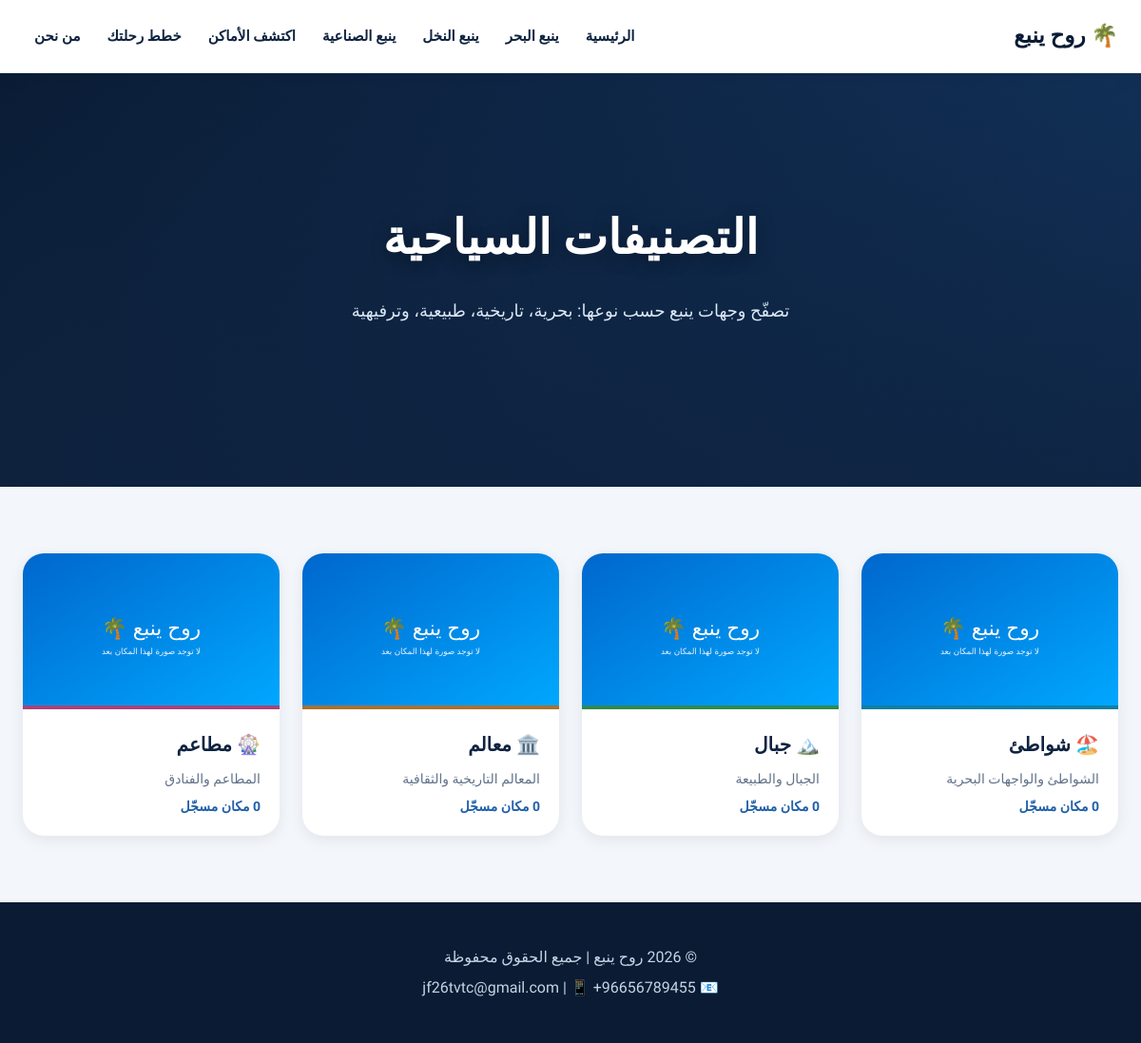
/categories.php, run on the app's committed database.
### tables this page shows
CREATE TABLE categories (
 id INT UNSIGNED AUTO_INCREMENT PRIMARY KEY,
 name VARCHAR(100) NOT NULL UNIQUE,
 description VARCHAR(255) DEFAULT '',
 created_at TIMESTAMP DEFAULT CURRENT_TIMESTAMP
);

### db.php (called while the page is built, shortened)
<?php
function category_type($categoryName) {
    $name = $categoryName;
    $map = [
        'بحرية' => ['بحر', 'شاطئ', 'شواطئ', 'كورنيش', 'مارينا'],
        'تاريخية' => ['تاريخ', 'معلم', 'معالم', 'أثر', 'قلعة', 'تراث'],
        'طبيعية' => ['طبيع', 'جبل', 'جبال', 'حديقة', 'واحة'],
        'ترفيهية' => ['ترفيه', 'مطعم', 'مطاعم', 'فندق', 'فنادق', 'منتزه'],
    ];
    foreach ($map as $type => $keywords) {
        foreach ($keywords as $kw) {
            if (mb_strpos($name, $kw) !== false) return $type;
        }
    }
    return 'عام';
}
function category_icon($categoryName) {
    $icons = ['بحرية' => '🏖️', 'تاريخية' => '🏛️', 'طبيعية' => '🏔️', 'ترفيهية' => '🎡', 'عام' => '📍'];
    return $icons[category_type($categoryName)] ?? '📍';
}
function category_slug($categoryName) {
    $slugs = ['بحرية' => 'sea', 'تاريخية' => 'history', 'طبيعية' => 'nature', 'ترفيهية' => 'fun', 'عام' => 'general'];
    return $slugs[category_type($categoryName)] ?? 'general';
}
function place_image($path) {
    return $path !== '' ? $path : 'placeholder.svg';
}
?>

### categories.php (the view, shortened to what this page needs)
<?php
include 'db.php';
$cats = $conn->query("SELECT c.*, (SELECT COUNT(*) FROM places p WHERE p.category_id=c.id) AS places_count,
    COALESCE((SELECT i.image_path FROM places p2 JOIN images i ON i.place_id=p2.id WHERE p2.category_id=c.id ORDER BY i.is_main DESC, i.id ASC LIMIT 1), '') AS cover
    FROM categories c ORDER BY c.id");
?>
<!DOCTYPE html>
<html lang="ar" dir="rtl">
<head>
    <link rel="stylesheet" href="css/style.css">
</head>
<body>
    <?php require __DIR__ . '/nav.php'; ?>
    <section class="hero">
        <div class="container">
            <h2>التصنيفات السياحية</h2>
            <p>تصفّح وجهات ينبع حسب نوعها: بحرية، تاريخية، طبيعية، وترفيهية</p>
        </div>
    </section>
    <section class="container">
        <div class="category-grid">
            <?php while ($c = $cats->fetch_assoc()): ?>
                <a class="category-card <?php echo category_slug($c['name']); ?>" href="places.php?category=<?php echo urlencode($c['name']); ?>" style="display:block;text-decoration:none;color:inherit;">
                    <img src="images/<?php echo htmlspecialchars(place_image($c['cover'])); ?>" alt="<?php echo htmlspecialchars($c['name']); ?>" style="width:100%;height:160px;object-fit:cover;display:block;">
                    <div class="cc-body">
                        <h3><?php echo category_icon($c['name']); ?> <?php echo htmlspecialchars($c['name']); ?></h3>
                        <p><?php echo htmlspecialchars($c['description']); ?></p>
                        <p style="margin-top:8px;color:var(--primary);font-weight:600;"><?php echo (int)$c['places_count']; ?> مكان مسجّل</p>
                    </div>
                </a>
            <?php endwhile; ?>
        </div>
    </section>
    <footer>
        <div class="container">
            <p>&copy; 2026 روح ينبع | جميع الحقوق محفوظة</p>
            <p>📧 jf26tvtc@gmail.com | 📱 +96656789455</p>
        </div>
    </footer>
</body>
</html>

### nav.php
<nav class="navbar site-navbar" aria-label="التنقل الرئيسي">
    <div class="container">
        <h1>🌴 روح ينبع</h1>
        <ul>
            <li><a href="index.php">الرئيسية</a></li>
            <li><a href="destination.php?area=sea">ينبع البحر</a></li>
            <li><a href="destination.php?area=nakhl">ينبع النخل</a></li>
            <li><a href="destination.php?area=industrial">ينبع الصناعية</a></li>
            <li><a href="places.php">اكتشف الأماكن</a></li>
            <li><a href="trip.php">خطط رحلتك</a></li>
            <li><a href="about.php">من نحن</a></li>
        </ul>
    </div>
</nav>

### css/style.css (style rules this page uses)
* { margin: 0; padding: 0; box-sizing: border-box; }
:root { --ink: #0f2340; --primary: #1f5fa8; --primary-light: #2f7bd0; --primary-dark: #0a1b33; --gold: #8fd0f5; --gold-light: #b5e0f8; --sand: #f3f6fa; --card: #ffffff; --muted: #62738a; --success: #1e8a5f; --danger: #c2493f; --warning: #d99a2b; --sea: #0f7fa3; --sea-bg: #e7f4f8; --history: #a9712f; --history-bg: #f8efe1; --nature: #2f8a4e; --nature-bg: #e9f6ec; --fun: #a6447a; --fun-bg: #f8e9f1; --general: #62738a; --general-bg: #eef2f7; --dark: var(--ink); --secondary: var(--gold); --deep: var(--primary-dark); --radius: 14px; --radius-lg: 22px; --shadow-sm: 0 4px 16px rgba(15, 35, 64, 0.08); --shadow-md: 0 12px 32px rgba(15, 35, 64, 0.14); --shadow-lg: 0 24px 55px rgba(15, 35, 64, 0.22); }
html { scroll-behavior: smooth; }
body { font-family: 'Cairo', 'Segoe UI', sans-serif; line-height: 1.75; color: var(--ink); background: var(--sand); }
h1, h2, h3, h4 { font-weight: 800; letter-spacing: 0; }
.container { max-width: 1240px; margin: 0 auto; padding: 0 24px; }
a { color: inherit; }
img { max-width: 100%; }
.navbar { background: var(--card); padding: 16px 0; box-shadow: 0 2px 18px rgba(15, 35, 64, 0.08); position: sticky; top: 0; z-index: 1000; border-bottom: 1px solid #e1e8f0; }
.navbar .container { display: flex; justify-content: space-between; align-items: center; }
.navbar h1 { font-size: 23px; font-weight: 800; color: var(--primary-dark); }
.navbar ul { display: flex; list-style: none; gap: 4px; align-items: center; }
.navbar ul li a { display: inline-block; padding: 9px 18px; border-radius: 999px; text-decoration: none; color: var(--ink); font-weight: 600; font-size: 15px; transition: .2s; }
.site-navbar .container { flex-wrap: wrap; gap: 12px; }
.site-navbar h1, .site-navbar a { white-space: nowrap; }
.site-navbar ul { flex-wrap: wrap; justify-content: center; }
.site-navbar ul li a { padding: 9px 12px; }
.hero { position: relative; color: white; text-align: center; padding: 130px 20px 170px; overflow: hidden; background: linear-gradient(180deg, rgba(10,27,51,.55) 0%, rgba(10,27,51,.78) 100%), var(--hero-img, linear-gradient(135deg, var(--primary-dark), var(--primary))); background-size: cover; background-position: center; }
.hero::before { content: ""; position: absolute; inset: 0; background: linear-gradient(180deg, rgba(15,35,64,.15) 0%, rgba(15,35,64,.65) 100%); }
.hero > * { position: relative; z-index: 1; }
.hero h2 { font-size: 50px; font-weight: 800; margin-bottom: 16px; text-shadow: 0 4px 20px rgba(0,0,0,0.3); }
.hero p { font-size: 18px; color: #dbe9f7; max-width: 620px; margin: 0 auto; }
section.container { margin: 70px auto; }
.category-grid { display: grid; grid-template-columns: repeat(auto-fit, minmax(250px, 1fr)); gap: 24px; }
.category-card { background: var(--card); border-radius: var(--radius-lg); overflow: hidden; box-shadow: var(--shadow-sm); transition: all 0.25s ease; }
.category-card .cc-body { padding: 20px; border-top: 4px solid var(--primary); }
.category-card.sea .cc-body { border-top-color: var(--sea); }
.category-card.history .cc-body { border-top-color: var(--history); }
.category-card.nature .cc-body { border-top-color: var(--nature); }
.category-card.fun .cc-body { border-top-color: var(--fun); }
.category-card h3 { color: var(--ink); margin-bottom: 8px; font-size: 20px; }
.category-card p { color: var(--muted); font-size: 14px; line-height: 1.5; }
footer { background: var(--primary-dark); color: #c6d4e6; text-align: center; padding: 40px 0; margin-top: 70px; }
footer p { margin: 4px 0; }

### data on the page
categories: name "🏖️", name "شواطئ", description "الشواطئ والواجهات البحرية"
categories: name "🏔️", name "جبال", description "الجبال والطبيعة"
categories: name "🏛️", name "معالم", description "المعالم التاريخية والثقافية"
categories: name "🎡", name "مطاعم", description "المطاعم والفنادق"
